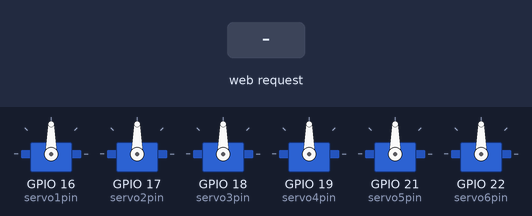
Bench run of a sketch on a simulated ESP32. On the bench: 6 × servo. The test bench sets the inputs (shaded band). WiFi joins after 1.5 s; servers stay silent unless stated; what the sketch prints to the serial monitor is not drawn.

Above: at 2.7 s.
2.8 s: HTTP request GET /greet?Id=1 received
At 3.7 s:
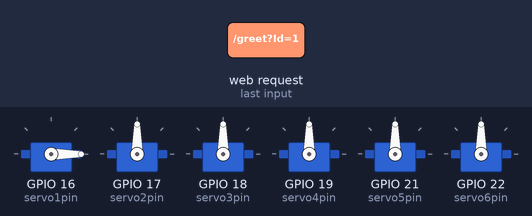
4.3 s: HTTP request GET /greet?Id=1&value=1 received
At 4.8 s:
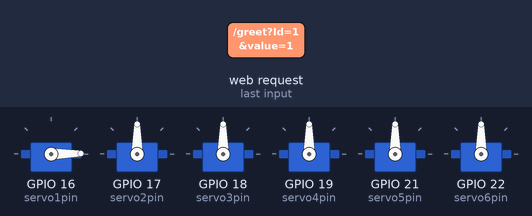
Timing chart, 0 to 7.3 s (numbered marks = the images above; inputs shaded):
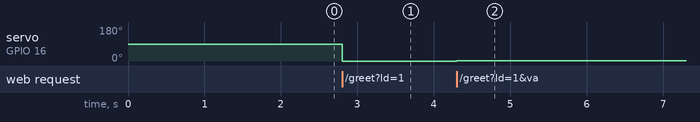

Measured:
- after the input at 2.8 s, servo on GPIO 16 (servo1pin): 90° → 0° at once
- after the input at 4.3 s, servo on GPIO 16 (servo1pin): 0° → 1° at once

The sketch:

ServoControlUsingApp.ino
```cpp
#include <WiFi.h>
#include <ESPAsyncWebServer.h>
#include <ESP32Servo.h>

const char *ssid = "ConForNode";
const char *password = "12345678";


Servo myServo1;
Servo myServo2;
Servo myServo3;
Servo myServo4;
Servo myServo5;
Servo myServo6;

#define servo1pin 16
#define servo2pin 17
#define servo3pin 18
#define servo4pin 19
#define servo5pin 21
#define servo6pin 22
AsyncWebServer server(80);
void handleRequest(AsyncWebServerRequest *request) {
    // Get the value of the 'Id' parameter from the URL
    String idValue = "N/A";
    if (request->hasParam("Id")) {
        idValue = request->getParam("Id")->value();
    }

    // Get the value of the 'value' parameter from the URL
    String valueValue = "N/A";
    if (request->hasParam("value")) {
        valueValue = request->getParam("value")->value();
    }
-
    // Print the extracted values to Serial Monitor
    Serial.print("Id: ");
    Serial.println(idValue);
    Serial.print("value: ");
    Serial.println(valueValue);

    valueValue = round(valueValue.toFloat());
    int id_t = idValue.toInt();
    switch (id_t){
      case 1:
        myServo1.write(valueValue.toInt());
        Serial.println(idValue +"Servo set at " + valueValue);
        break;

      case 2:
        myServo2.write(valueValue.toInt());
        Serial.println(idValue +"Servo set at " + valueValue);
        break;
      case 3:
        myServo3.write(valueValue.toInt());
        Serial.println(idValue +"Servo set at " + valueValue);
        break;
      case 4:
        myServo4.write(valueValue.toInt());
        Serial.println(idValue +"Servo set at " + valueValue);
        break;
      case 5:
        myServo5.write(valueValue.toInt());
        Serial.println(idValue +"Servo set at " + valueValue);
        break;
      case 6:
        myServo6.write(valueValue.toInt());
        Serial.println(idValue +"Servo set at " + valueValue);
        break;
      default:
        break;
    }
    // Respond with the extracted values
    String response = "Id: " + idValue + ", value: " + String(valueValue.toInt());
    request->send(200, "text/plain", response);
}

void setup() {
  Serial.begin(115200);

  myServo1.attach(servo1pin);
  myServo2.attach(servo2pin);
  myServo3.attach(servo3pin);
  myServo4.attach(servo4pin);
  myServo5.attach(servo5pin);
  myServo6.attach(servo6pin);

  // Connect to Wi-Fi
  WiFi.begin(ssid, password);
  while (WiFi.status() != WL_CONNECTED) {
    delay(250);
    Serial.print(".");
  }
  Serial.println("");
  Serial.println("WiFi connected");
  Serial.print(WiFi.localIP());

  // Define and handle web server routes
  server.on("/greet", HTTP_GET, handleRequest);


  server.begin();
}

void loop() {
  // Your code here
}
```
